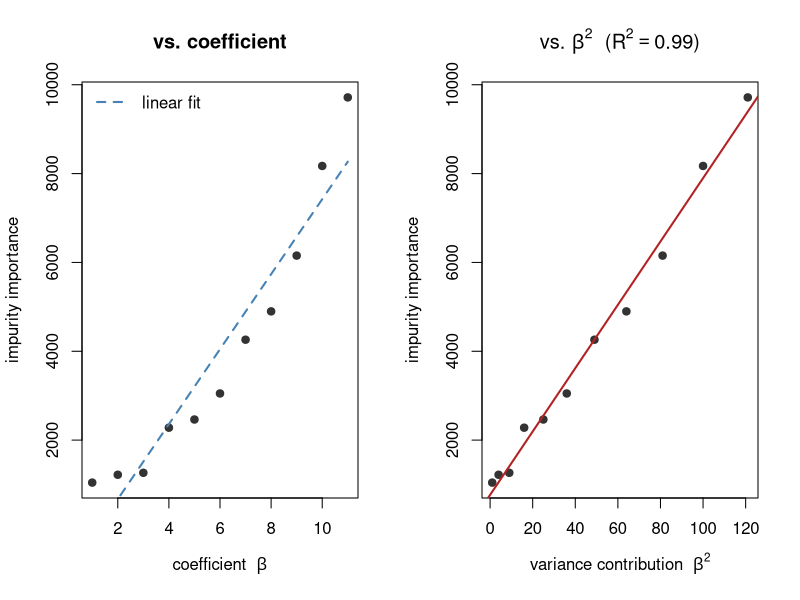
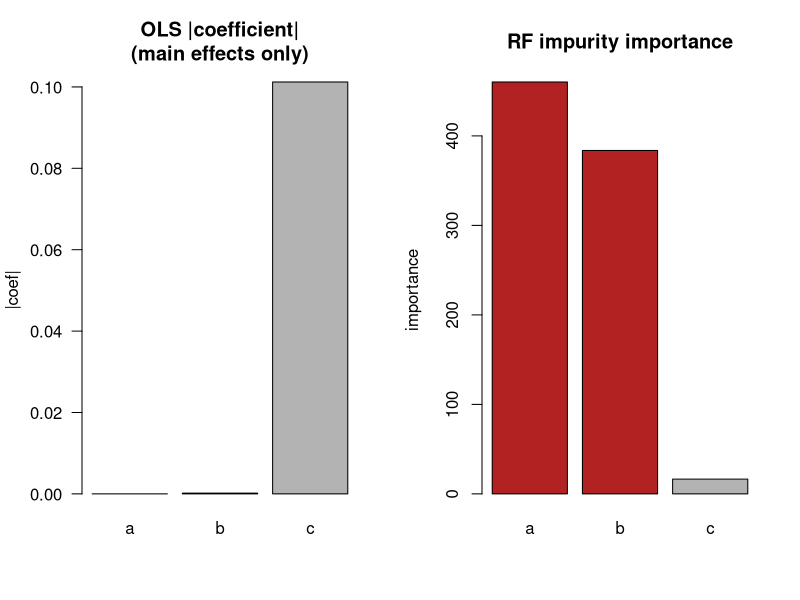
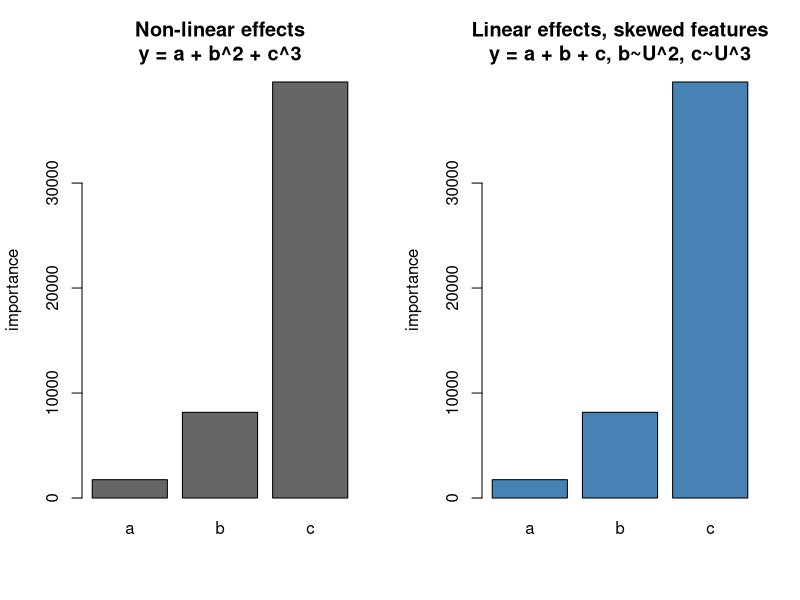

These charts were generated, in order, by the following R code:
# Generate the figures used in paper/. Run after/with validate.R.
# Each ranger() call carries an explicit seed, matching validate.R, so the
# plotted values are the ones the paper quotes regardless of call order.
# R_LIBS_USER=./.rlib Rscript analysis/figures.R
suppressMessages({ library(tibble); library(ranger) })
dir.create("figures", showWarnings = FALSE)
imp <- function(m) ranger::importance(m)

## Fig 1: importance tracks variance contribution beta^2 * Var(X). Left: vs the
## coefficient (curved). Right: vs beta^2 (near-linear) -- importance is denominated
## in squared-coefficient (variance) units, not coefficient units.
set.seed(43); n <- 1000
eff <- 1:11
X <- as_tibble(setNames(lapply(eff, function(i) runif(n)), letters[1:11]))
X$y <- as.matrix(X) %*% eff
v <- as.numeric(imp(ranger(y ~ ., X, importance = "impurity", num.trees = 1000, seed = 43)))
r2 <- summary(lm(v ~ I(eff^2)))$r.squared
png("figures/fig1_superlinear.png", 900, 460, res = 110)
par(mfrow = c(1, 2))
plot(eff, v, pch = 19, col = "grey20", xlab = expression("coefficient  " * beta),
     ylab = "impurity importance", main = "vs. coefficient")
lines(eff, predict(lm(v ~ eff)), col = "steelblue", lwd = 2, lty = 2)
legend("topleft", "linear fit", col = "steelblue", lty = 2, lwd = 2, bty = "n")
plot(eff^2, v, pch = 19, col = "grey20", xlab = expression("variance contribution  " * beta^2),
     ylab = "impurity importance",
     main = bquote("vs. " * beta^2 * "  (" * R^2 == .(round(r2, 2)) * ")"))
abline(lm(v ~ I(eff^2)), col = "firebrick", lwd = 2)
dev.off()

## Fig 2: two-way parity interaction - main-effects OLS sees only c,
## RF importance loads on the two interacting variables (default mtry)
set.seed(42); n <- 10000; ib <- function(n) round(runif(n))
df <- tibble(a = ib(n), b = ib(n), c = ib(n), y = c/10 + (a + b) %% 2)
ols <- lm(y ~ a + b + c, df)                  # main effects only
v <- imp(ranger(y ~ a + b + c, df, importance = "impurity", num.trees = 500, seed = 42))
names(v) <- c("a","b","c")
png("figures/fig2_interaction.png", 900, 420, res = 110)
par(mfrow = c(1,2))
oc <- abs(coef(ols)[-1])
barplot(oc, las = 1, col = c("firebrick","firebrick","grey70"),
        main = "OLS |coefficient|\n(main effects only)", ylab = "|coef|")
barplot(v, col = c("firebrick","firebrick","grey70"),
        main = "RF impurity importance", ylab = "importance")
dev.off()

## Fig 3: the confound - non-linear effects vs linear-effects-skewed-features
set.seed(42); n <- 10000
df_nl  <- tibble(a = 1+runif(n), b = 1+runif(n), c = 1+runif(n), y = a + b^2 + c^3)
set.seed(42)
df_inc <- tibble(a = 1+runif(n), b = (1+runif(n))^2, c = (1+runif(n))^3, y = a + b + c)
v_nl  <- imp(ranger(y ~ ., df_nl,  importance = "impurity", num.trees = 500, seed = 42))
v_inc <- imp(ranger(y ~ ., df_inc, importance = "impurity", num.trees = 500, seed = 42))
png("figures/fig3_confound.png", 900, 420, res = 110)
par(mfrow = c(1,2))
barplot(v_nl,  col = "grey40", main = "Non-linear effects\ny = a + b^2 + c^3", ylab = "importance", ylim = c(0, max(v_nl,v_inc)))
barplot(v_inc, col = "steelblue", main = "Linear effects, skewed features\ny = a + b + c, b~U^2, c~U^3", ylab = "importance", ylim = c(0, max(v_nl,v_inc)))
dev.off()

cat("wrote figures/fig1_superlinear.png fig2_interaction.png fig3_confound.png\n")
